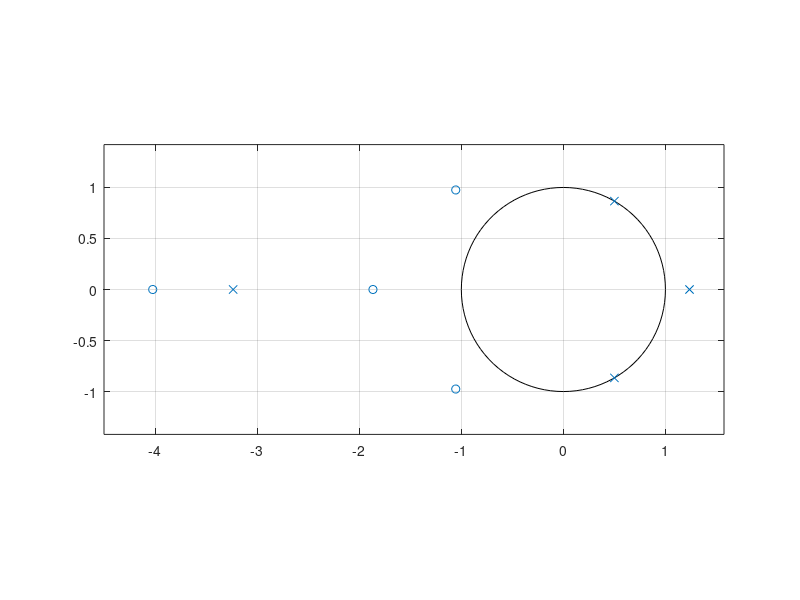

The MATLAB source for this figure:
clc; clear; close all;
format compact

% Numerator and Denumerator
num = [2, 16, 44, 56, 31];
den = [3, 3, -15, 18, -12];

% Finding residues, poles and constant
[r, p, c] = residuez (num , den);

% viewing z-plane
figure (); zplane (num , den );
